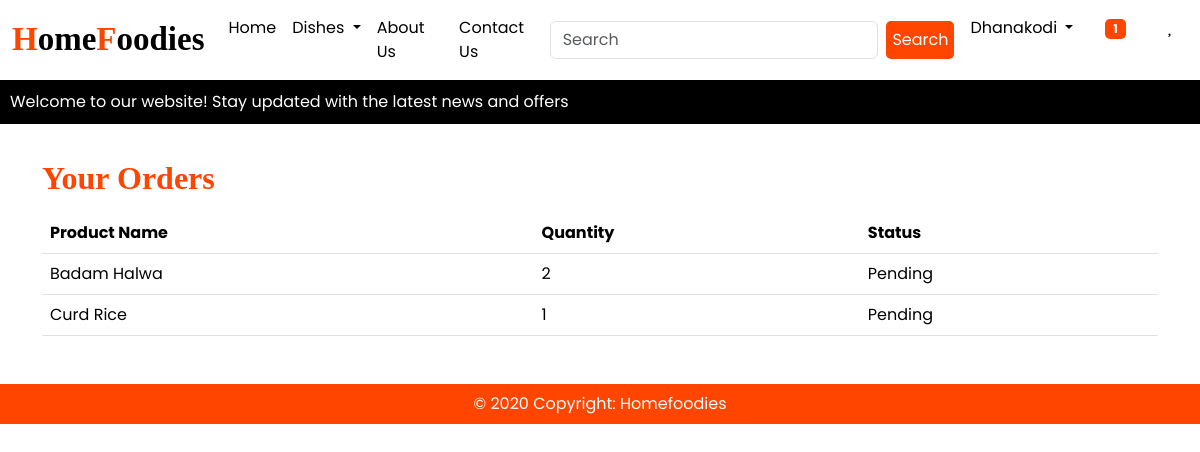
Screenshot of /orders/ (signed in) with the database file from the repository.
### Receipeapp/models.py (models this page shows, shortened)
class Order(models.Model):
    user = models.ForeignKey(User, on_delete=models.CASCADE)
    product = models.CharField(max_length=255)
    quantity = models.PositiveIntegerField()
    price = models.DecimalField(max_digits=10, decimal_places=2)
    status = models.CharField(max_length=20, choices=STATUS_CHOICES, default='Pending')
    created_at = models.DateTimeField(auto_now_add=True)

### Receipeapp/views.py (the view)
# urls.py: path("orders/", views.orders, name="orders"),
@login_required
def orders(request):
    totalitem = 0
    if request.user.is_authenticated:
        totalitem = len(Cart.objects.filter(user=request.user))
    Orders = Order.objects.filter(user=request.user)
    return render(request, "app/orders.html",locals())

### Receipeapp/templates/app/orders.html (shortened to what this page needs)
{% extends 'app/base.html' %}
{% load static %}
{% block main-content %}
<div class="container" style="margin-top: 35px;">
    <h2 style="font-family: Georgia; color: orangered; font-weight: bold;">Your Orders</h2>
    <table class="table mt-3">
        <thead>
            <tr>
                <th>Product Name</th>
                <th>Quantity</th>
                <th>Status</th>
            </tr>
        </thead>
        <tbody>
            {% for order in Orders %}
            <tr>
                <td>{{ order.product }}</td>
                <td>{{ order.quantity }}</td>
                <td>{{ order.status }}</td>
            </tr>
            {% empty %}
            <tr>
                <td colspan="3" class="text-center">No orders found.</td>
            </tr>
            {% endfor %}
        </tbody>
    </table>
</div>
{% endblock main-content %}

### Receipeapp/templates/app/base.html (shortened to what this page needs)
<!DOCTYPE html>
{% load static %}
<html lang="en">
<head>
    <link href="https://cdn.jsdelivr.net/npm/bootstrap@5.3.3/dist/css/bootstrap.min.css" rel="stylesheet">
    <link rel="stylesheet" href="{% static 'app/css/owl.carousel.min.css' %}"/>
    <link rel="stylesheet" href="{% static 'app/css/all.min.css' %}"/>
    <link rel="stylesheet" href="{% static 'app/css/receipe.css' %}"/>
</head>
<body>
    <nav class="navbar navbar-expand-lg">
        <div class="container-fluid">
          <a class="navbar-brand" href="/" style="font-size: 33px; color: black;font-weight: bold; font-family: Georgia;"><span style="color:orangered;font-family: Georgia;">H</span>ome<span style="color:orangered;font-family: Georgia;">F</span>oodies</a>
          <div class="collapse navbar-collapse" id="navbarSupportedContent">
            <ul class="navbar-nav me-auto mb-2 mb-lg-0">
              {% if request.user.is_authenticated  %}
              <li class="nav-item">
                <a class="nav-link active" aria-current="page" href="/">Home</a>
              </li>
              <li class="nav-item dropdown">
                <a class="nav-link dropdown-toggle active" href="#" role="button" data-bs-toggle="dropdown" aria-expanded="false">
                  Dishes
                </a>
              </li>
              <li class="nav-item">
                <a class="nav-link active" href="{% url 'about' %}">About Us</a>
              </li>
              <li class="nav-item">
                <a class="nav-link active" href="{% url 'contact' %}">Contact Us</a>
              </li>
            </ul>
            <form class="d-flex" role="search" action="{% url 'search_products' %}" method="GET">
                <input class="form-control me-2" type="search" placeholder="Search" name="query" aria-label="Search">
                <button class="btn2" type="submit">Search</button>
            </form>
          </div>
          <ul class="navbar-nav me-auto mb-2 mb-lg-0">
              <li class="nav-item dropdown mx-2">
                <a class="nav-link dropdown-toggle active" href="#" role="button" data-bs-toggle="dropdown" aria-expanded="false">
                  {{request.user}}
                </a>
              </li>
              <li class="nav-item mx-2">
                <a class="nav-link active" href="{% url 'showcart' %}"><span class="badge" style="background-color: orangered;color: white;outline: none; border: none; border-radius: 5px; font-weight: bold;">{% if totalitem > 0 %} {{totalitem}} {% endif %}</span>  <i class="fa fa-shopping-cart"></i></a>
              </li>
            <li class="nav-item mx-2">
              <a class="nav-link active" href="{% url 'wishlist_view' %}"><i class="fa fa-heart"></i></a>
            </li>
            {% endif %}
          </ul>
        </div>
  </nav>
  <div class="marquee-container">
    <div class="marquee-content">
      Welcome to our website! Stay updated with the latest news and offers
    </div>
  </div>
{% block main-content %}{% endblock main-content %}
<footer class="container-fluid footer text-center p-2 mt-5">
    © 2020 Copyright: Homefoodies
</footer>
</body>
</html>

### Receipeapp/static/app/css/receipe.css (style rules this page uses)
* { font-family: "Poppins", serif; box-sizing: border-box; }
body { overflow-x: hidden; }
.nav-link { font-size: 16px; }
.btn2 { color:white !important; background-color:orangered; outline: none; border: none; border-radius:5px; }
.footer { background-color: orangered; color: white; }
.marquee-container { background-color: black; color: white; padding: 10px; overflow: hidden; position: relative; width: 100%; }
.marquee-content { white-space: nowrap; animation: scroll 45s linear infinite; font-size: 16px; }

### rows the page displays
Order: product "Badam Halwa", quantity "2", status "Pending"
Order: product "Curd Rice", quantity "1", status "Pending"

### other values shown
{{ request.user }} "Dhanakodi"
{{ totalitem }} "1"
